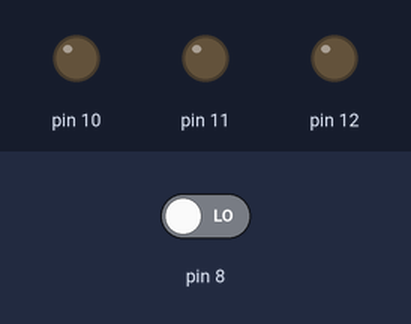
The sketch below on a simulated Arduino Uno, built with avr-gcc and run on an emulated ATmega328P. On the bench: output pins drawn as LEDs (lit = HIGH). The inputs (shaded band) are chosen by the test bench; at power-on: pin 8 LOW.

Above: at 1.2 s.
1.3 s: pin 8 driven HIGH
At 2.4 s:
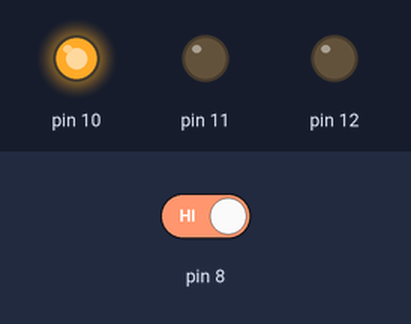
2.8 s: pin 8 driven LOW
At 3.5 s:
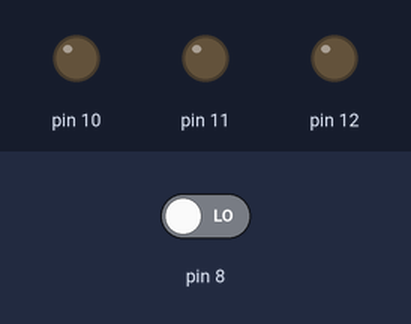
Timing chart, 0 to 5.8 s (numbered marks = the images above; inputs shaded):
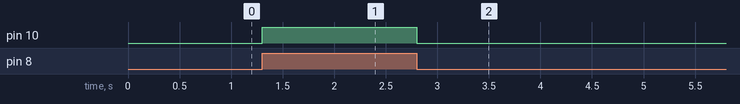

The sketch:

prog01.ino
```cpp
void setup()
{
  //Configurar os pinos de saída
  pinMode(12, OUTPUT);
  pinMode(11, OUTPUT);
  pinMode(10, OUTPUT);
  //Configurar os pinos de entrada
  pinMode(9, INPUT);
  pinMode(8, INPUT);
}

void loop()
{
  //Aciona a saída 10 quando a entrada 8 for acionada
  if (digitalRead(8) == HIGH){
  	digitalWrite(10, HIGH);
  } else {
  	digitalWrite(10, LOW);
  }
}
```

Measured:
- after the input at 1.3 s, pin 10: LOW → HIGH at once
- after the input at 2.8 s, pin 10: HIGH → LOW at once
